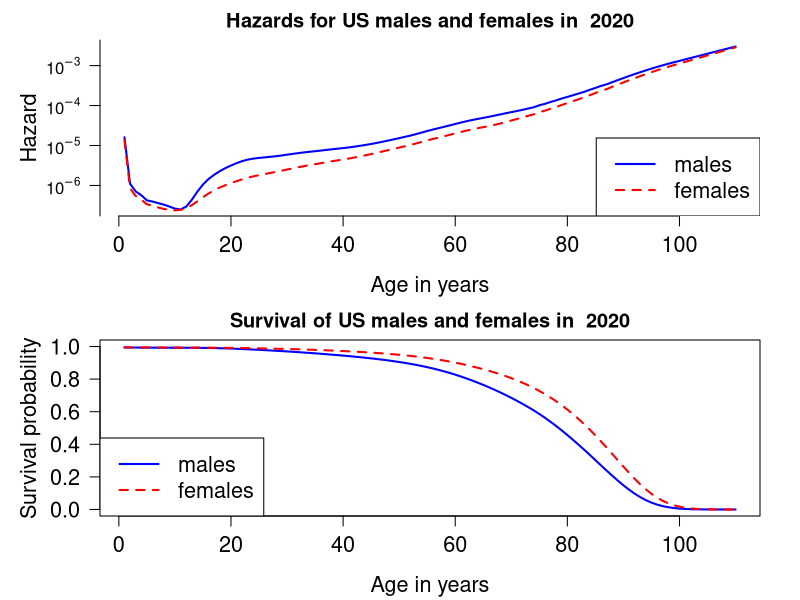

This figure's R source:
## ---- chunk 1
library(survival)
dimnames(survexp.us)
año = 2020
tabla=as.table(survexp.us[,,as.character(año)])

knitr::kable(tabla, booktabs = TRUE, digits = 5,format.args = list(scientific = FALSE),
             format = "simple",
             caption=paste("Tasas de riesgo (hazard rates) de hombres y mujeres por edad para el año",as.character(año)))
## ---- chunk 2
tm <- c(0, # birth
        1:110) # subsequent years
hazMale <- survexp.us[,"male",as.character(año)] # 2004 males
hazFemale <- survexp.us[,"female",as.character(año)] # 2004 females
tm.diff <- diff(tm)
survMale <- exp(-cumsum(hazMale*tm.diff)*365.24)
survFemale <- exp(-cumsum(hazFemale*tm.diff)*365.24)

# Figure 2.1.2 log hazard and survival for US males and females in 2004
par(mfrow=c(2,1),    # two rows and one column of plots
    mar=c(4.2,5,2,2))  # set margins for the lower, left, top, and righ of each plot

logHazMale <- log(hazMale)
logHazFemale <- log(hazFemale)    

plot(logHazMale ~ tm[-1], type="l",
     xlab="Age in years",           # x axis label
     ylab="Hazard",col="blue",      # y azis label
     lwd=2,                         # double line width
     las=1,                         # make y axis labels perpendicular to axis
     axes=F, cex.lab=1.3, cex.axis=1.3)     # make blue line solid
lines(logHazFemale ~ tm[-1],type="l", 
      col="red",lwd=2, lty=2)   # add a red dashed line to the plot

yyLabs <- c(1e-07, 1e-06, 1e-05, 1e-04, 1e-03, 1e-02)
yyLabsLog <- log(yyLabs)
axis(2, at=yyLabsLog, labels=c(expression(10^-7), expression(10^-6), 
  expression(10^-5), expression(10^-4), expression(10^-3), expression(10^-2)), las=1)  
axis(1, cex.axis=1.3)   
legend("bottomright", legend=c("males","females"),
       lty=c(1,2), col=c("blue","red"), lwd=2, cex=1.3)
title(paste("Hazards for US males and females in ",as.character(año)))


tm.diff <- diff(tm)         # same length as "tm"
survMale <- exp(-cumsum(hazMale*tm.diff)*365.24)         # survival probs for males
survFemale <- exp(-cumsum(hazFemale*tm.diff)*365.24)     # survival probs for females
#windows(width=7,height=5)
plot(survMale ~ tm[-1],type="l",          # lower case "L" indicates line plot
     xlab="Age in years",             # x axis label
     ylab="Survival probability",     # y azis label
     col="blue",                      # line color
     lwd=2,                           # double line width
     las=1,                           # make y axis labels perpendicular to axis
     ylim=c(0,1), cex.lab=1.3, cex.axis=1.3)       # y axis limit ranges from 0 to 1

lines(survFemale ~ tm[-1], col="red", lwd=2, lty=2)    # add a red dashed line to the plot
legend("bottomleft", legend=c("males","females"),
       lty=c(1,2), col=c("blue","red"), lwd=2, cex=1.3)
title(paste("Survival of US males and females in ", as.character(año)))


